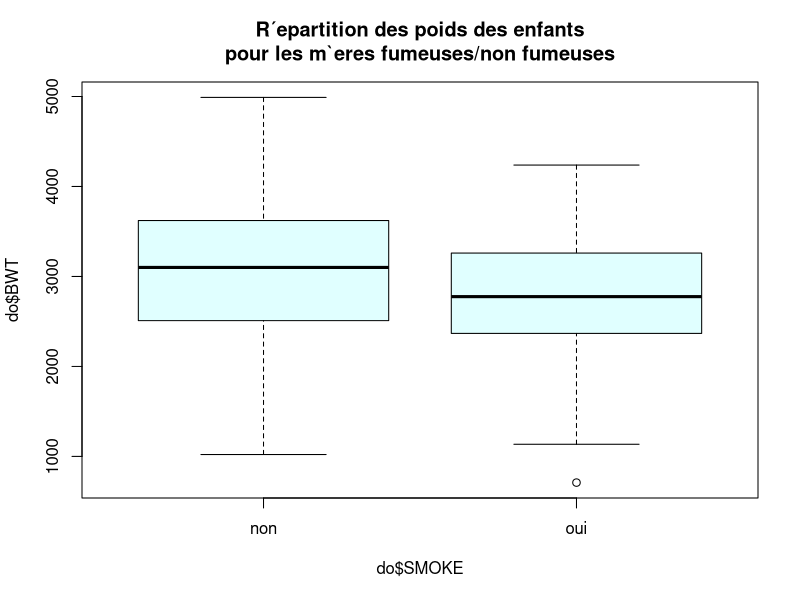
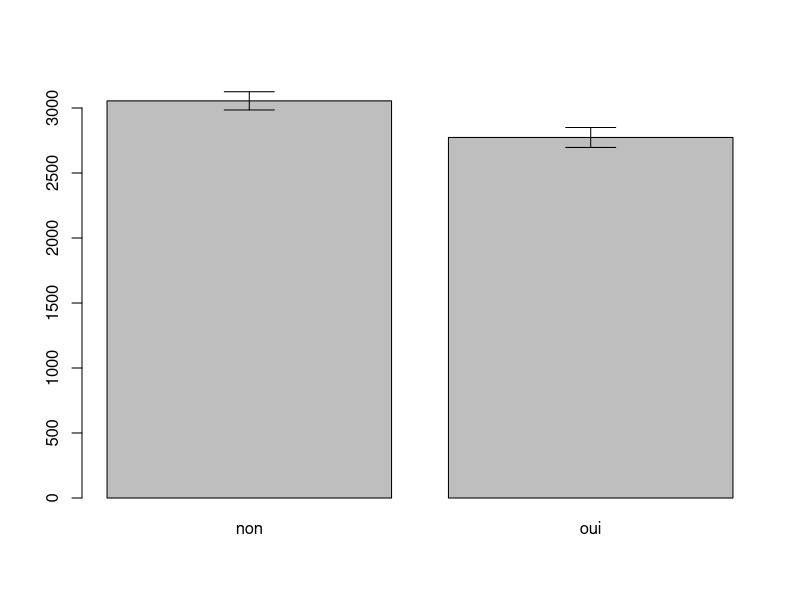
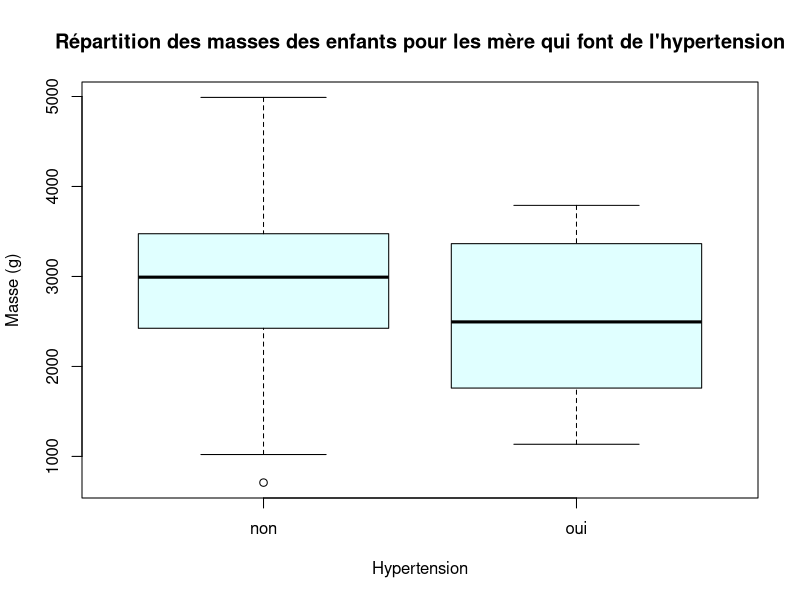

Source code (R) for these figures, in order:
## ---- chunk 1
do <- read.table("naissances.txt", header = TRUE)
## ---- chunk 2
boxplot(do$BWT ~ do$SMOKE, main = "R´epartition des poids des enfants
pour les m`eres fumeuses/non fumeuses", col = "lightcyan")
## ---- chunk 3
mean(do$BWT)
mean(table(do$SMOKE))
var(do$BWT)
var(table(do$SMOKE))
sd(do$BWT)
sd(table(do$SMOKE))
length(do$BWT)
length(do$SMOKE)
## ---- chunk 4
varfacteur <- split(do$BWT, do$SMOKE) # remplacer la variable par la variable quantitative et le facteur par la variable qualitative
varfacteur
mg <- sapply(varfacteur, mean) # Calcul des moyennes par groupes
mg
x <- barplot(mg, ylim = c(0, 3200))
n <- sapply(varfacteur, length) # Calcul des effectifs par groupes
n
sapply(varfacteur, sd) # Calcul des ´ecarts-types par groupes
sem <- sapply(varfacteur, sd) / sqrt(n) # Calcul des erreurs standards par groupes
sem
arrows(x[1], mg[1] - sem[1], x[1], mg[1] + sem[1], angle = 90, code = 3)
arrows(x[2], mg[2] - sem[2], x[2], mg[2] + sem[2], angle = 90, code = 3)
## ---- chunk 5
X <- varfacteur$oui
Y <- varfacteur$non

s <- sqrt(((length(X) - 1) * +(length(Y) - 1) * sd(Y)^2) / length(X) + length(Y) - 2)
s

t <- (mean(X) - mean(Y)) / (s * sqrt(1 / length(X) + 1 / length(Y)))
t


t.test(varfacteur$oui, varfacteur$non, var.equal = TRUE)
## ---- chunk 6
var.test(varfacteur$oui, varfacteur$non)
## ---- chunk 7
shapiro.test(varfacteur$oui)
shapiro.test(varfacteur$non)
## ---- chunk 8
varfacteur2 <- split(do$AGE, do$SMOKE) # remplacer la variable par la variable quantitative et le facteur par la variable qualitative
varfacteur2
mg <- sapply(varfacteur2, mean) # Calcul des moyennes par groupes
mg
n <- sapply(varfacteur2, length) # Calcul des effectifs par groupes
n
sapply(varfacteur2, sd) # Calcul des ´ecarts-types par groupes
sem <- sapply(varfacteur2, sd) / sqrt(n)
sem
## ---- chunk 9
t.test(varfacteur2$oui, varfacteur2$non, var.equal = TRUE)
## ---- chunk 10
shapiro.test(varfacteur2$oui)
shapiro.test(varfacteur2$non)
## ---- chunk 11
varfacteur3 <- split(do$BWT, do$HT) # remplacer la variable par la variable quantitative et le facteur par la variable qualitative
varfacteur3
mg <- sapply(varfacteur3, mean) # Calcul des moyennes par groupes
mg
n <- sapply(varfacteur3, length) # Calcul des effectifs par groupes
n
sapply(varfacteur3, sd) # Calcul des ´ecarts-types par groupes
sem <- sapply(varfacteur3, sd) / sqrt(n)
sem
## ---- chunk 12
shapiro.test(varfacteur3$oui)
shapiro.test(varfacteur3$non)
## ---- chunk 13
t.test(varfacteur3$oui, varfacteur3$non, var.equal = TRUE)
## ---- chunk 14
boxplot(do$BWT ~ do$HT, main= "Répartition des masses des enfants pour les mère qui font de l'hypertension", col="lightcyan",ylab = "Masse (g)" , xlab = "Hypertension")
